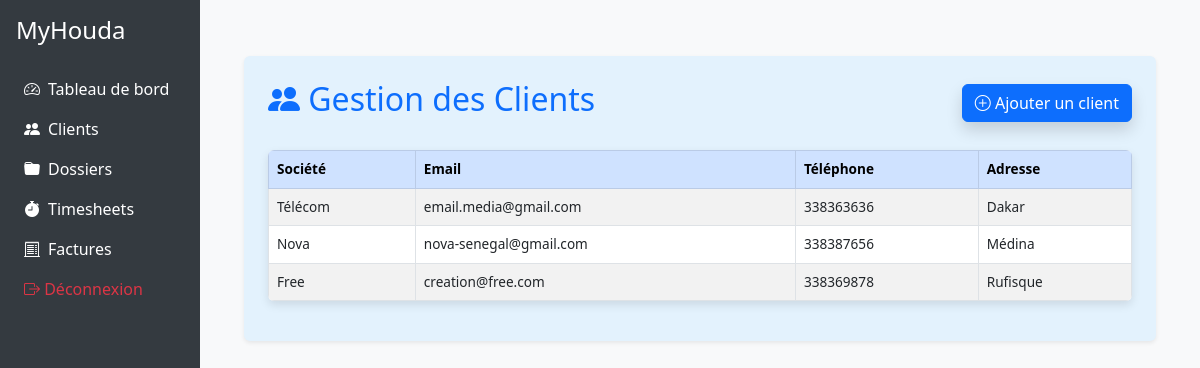
The app's page /clients with its own data.
### app/models.py (models this page shows)
class Client(db.Model):
    id = db.Column(db.Integer, primary_key=True)
    societe = db.Column(db.String(100))
    email = db.Column(db.String(120))
    telephone = db.Column(db.String(20))
    adresse = db.Column(db.String(255))
    dossiers = db.relationship('Dossier', backref='client', lazy=True)
    supprimé = db.Column(db.Boolean, default=False)

### app/routes.py (the view, shortened to what this page needs)
@app.route('/clients', methods=['GET', 'POST'])
def clients():
    form = ClientForm()
    delete_form = DeleteForm()
    clients_list = Client.query.filter_by(supprimé=False).all()
    return render_template('clients.html', form=form, delete_form=delete_form, clients=clients_list)

### app/templates/clients.html (shortened to what this page needs)
{% extends "base.html" %}
{% block content %}
<div class="container mt-4">
    <div class="container py-4 px-4 rounded shadow-sm" style="background-color: #e3f2fd;">
        <div class="d-flex justify-content-between align-items-center mb-4">
            <h2 class="text-primary"><i class="bi bi-people-fill"></i> Gestion des Clients</h2>
            <button class="btn btn-primary shadow" data-bs-toggle="modal" data-bs-target="#ajoutClientModal">
                <i class="bi bi-plus-circle"></i> Ajouter un client
            </button>
        </div>
        <table id="timesheetsTable"
               class="table table-striped table-bordered table-hover table-responsive rounded w-100 overflow-hidden"
               style="background-color: #ffffff; box-shadow: 0 4px 10px rgba(0, 0, 0, 0.1);">
            <thead class="table-primary text-dark">
                <tr>
                    <th>Société</th>
                    <th>Email</th>
                    <th>Téléphone</th>
                    <th>Adresse</th>
                </tr>
            </thead>
            <tbody>
                {% for client in clients %}
                <tr class="client-row"
                    data-id="{{ client.id }}"
                    data-societe="{{ client.societe }}"
                    data-email="{{ client.email }}"
                    data-telephone="{{ client.telephone }}"
                    data-adresse="{{ client.adresse }}">
                    <td>{{ client.societe }}</td>
                    <td>{{ client.email }}</td>
                    <td>{{ client.telephone }}</td>
                    <td style="max-width: 200px; white-space: nowrap; overflow: hidden; text-overflow: ellipsis;">
                        {{ client.adresse }}
                    </td>
                </tr>
                {% endfor %}
            </tbody>
        </table>
    </div>
</div>
{% endblock %}

### app/templates/base.html (style rules this page uses)
body { background-color: #f8f9fa; }
#timesheetsTable, #timesheetsTable th, #timesheetsTable td { font-size: 0.85rem !important; }

### records on screen
Client: societe "Télécom", email "email.media@gmail.com", telephone "338363636", adresse "Dakar"
Client: societe "Nova", email "nova-senegal@gmail.com", telephone "338387656", adresse "Médina"
Client: societe "Free", email "creation@free.com", telephone "338369878", adresse "Rufisque"
